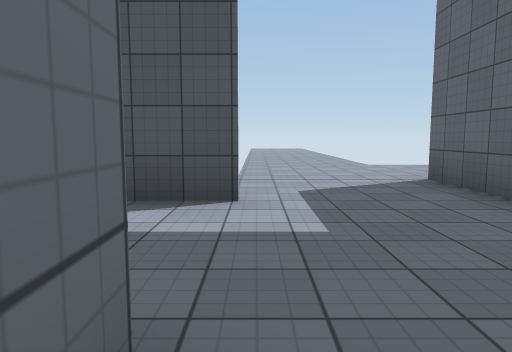
view 1 (above)

24 first-person views from a walk through a scene from a Unity 3-D project. The camera is 1.3 m above the floor, tilts 6° down and sees 70° across. The floor is counted in squares, 2 m on a side. Each view is taken from the middle of a square. On the plan, view 1 faces up. The plan holds only what a view shows up to about 11 squares ahead; the rest is blank. The place goes on beyond the plan. The player character is not drawn. Surface patterns are stand-ins for the level's own textures.

view 2
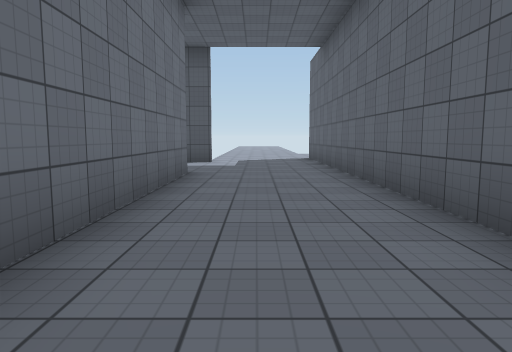

view 3
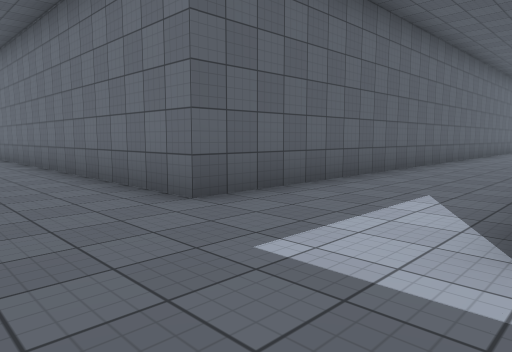

view 4
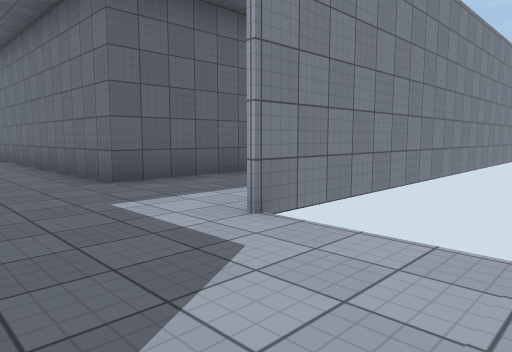

view 5
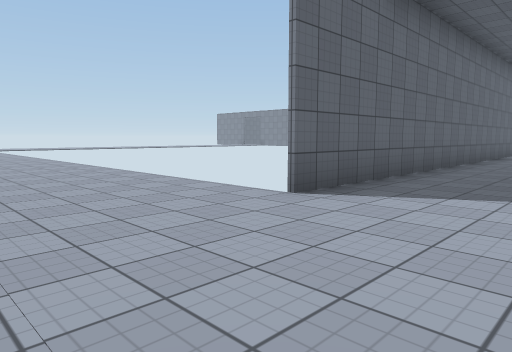

view 6
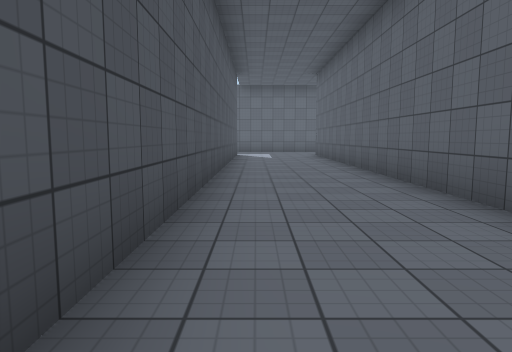

view 7
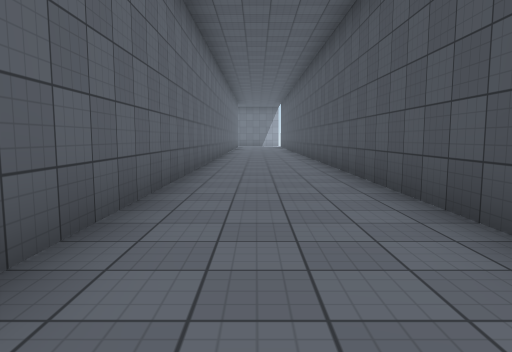

view 8
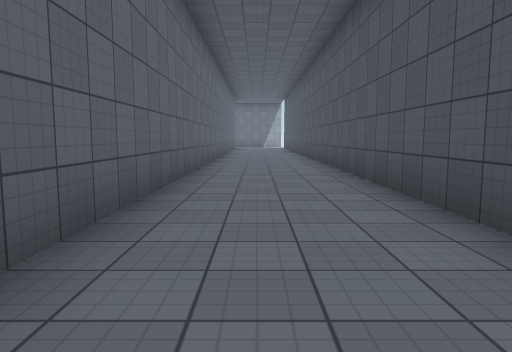

view 9
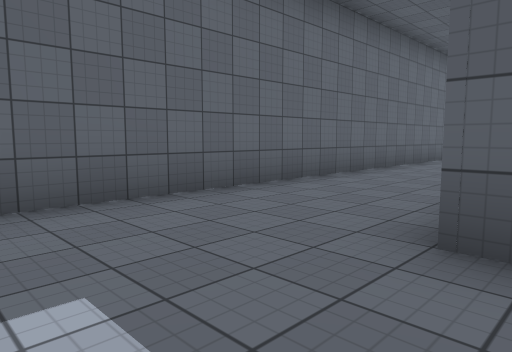

view 10
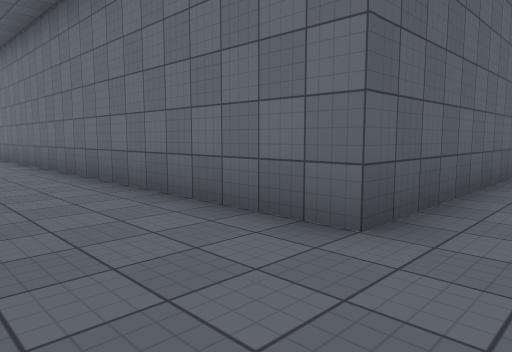

view 11
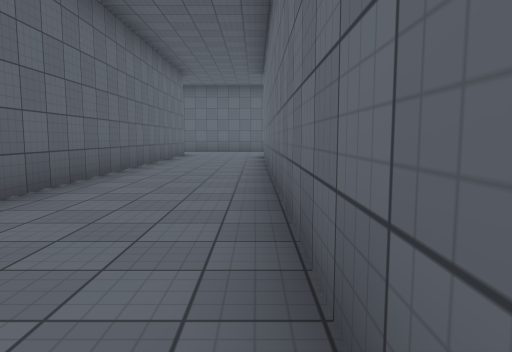

view 12
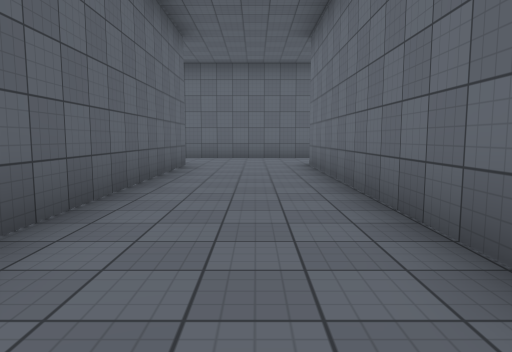

view 13
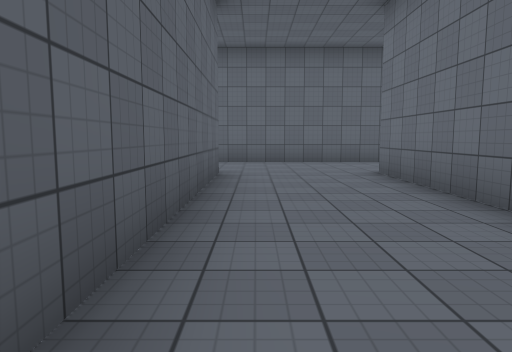

view 14
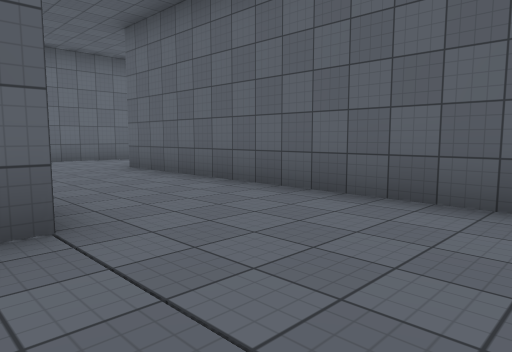

view 15
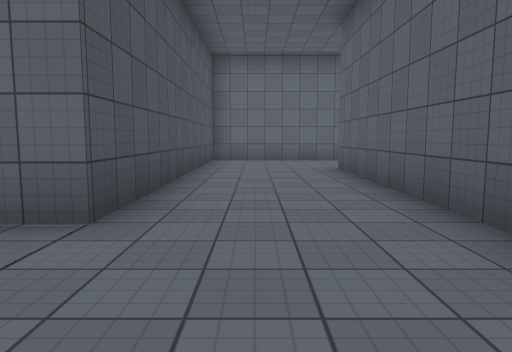

view 16
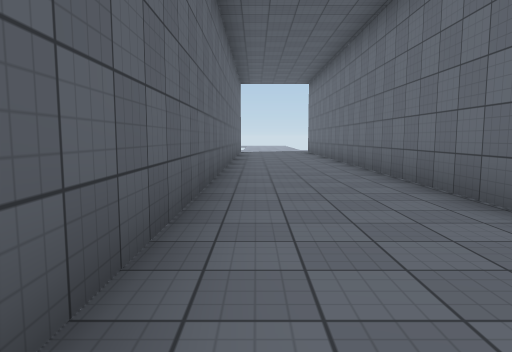

view 17
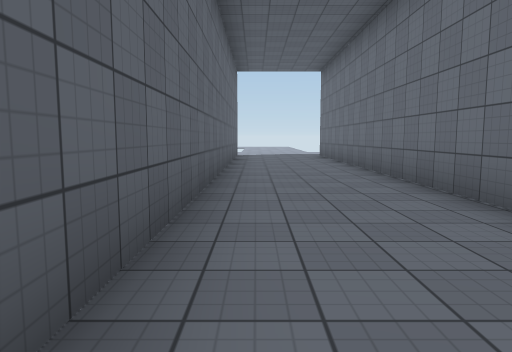

view 18
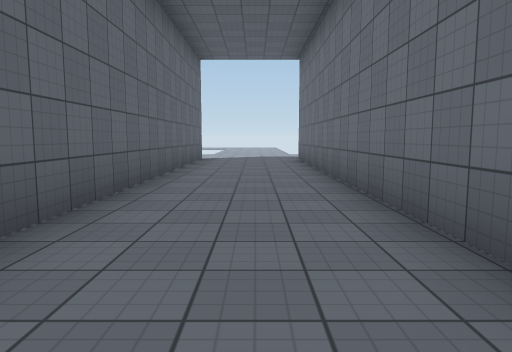

view 19
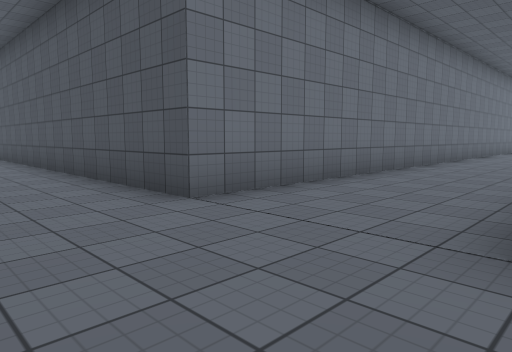

view 20
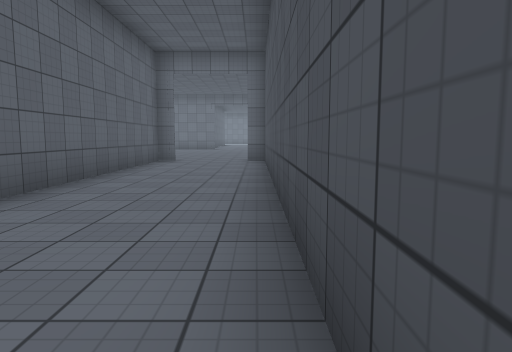

view 21
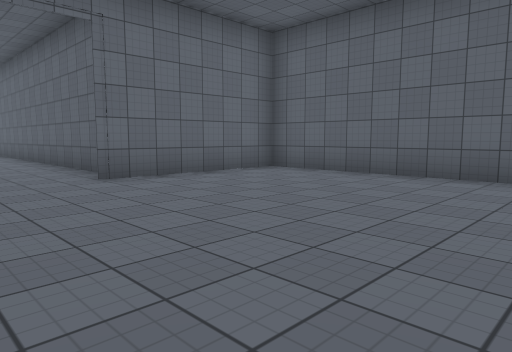

view 22
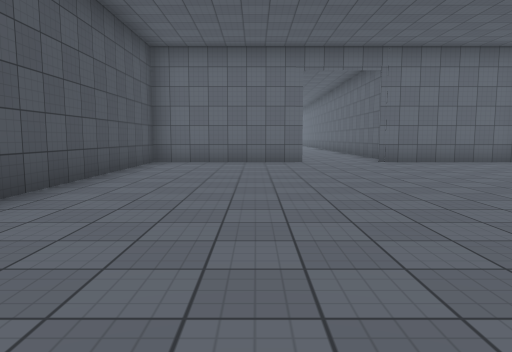

view 23
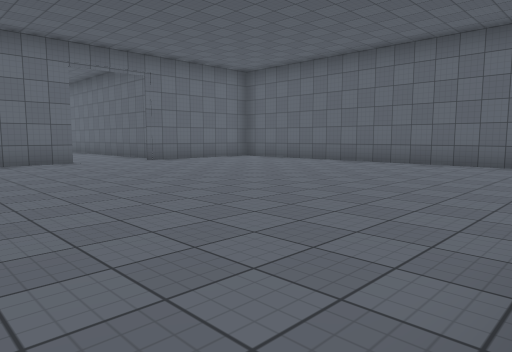

view 24
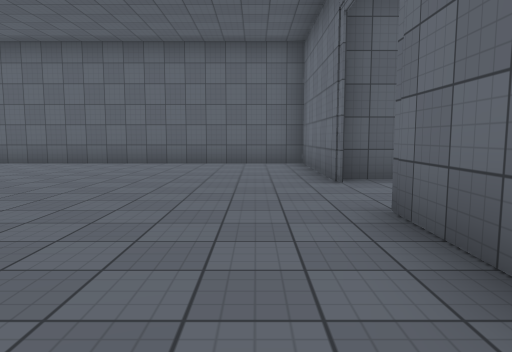

### Floor plan
Points are (right, up) in squares from view 1. A wall is a line through its corners. A room is listed if a view was taken in it or the views show most of it. See-through windows are left out.
Room 1 (views 1, 2, 3, 4, 5, 6, 7, 8, 9, 10, 11, 12, 13, 14, 15, 16, 17, 18, 19, 20)
walls: (-0.1, 3.7) (-1.4, 3.7); (-3, 3.7) (-23, 3.7); (-1.4, -20.7) (7.7, -20.7); (-10.4, 3.8) (-0.1, 3.8); (7.7, -21.2) (7.7, -31.5); (-10.5, -20.7) (-5, -20.7); (-22.9, 0.8) (-0.3, 0.8) (-0.3, -17.8) (-12.2, -17.8) (-12.2, -18.2); (10.7, -31.5) (10.7, -17.8) (2.7, -17.8) (2.7, 5.8)
ways out: opening at (-11.5, -19.5) to room 2
Room 2 (views 21, 22, 23, 24)
walls: (-12.2, -20.2) (-12.2, -20.7) (-10.5, -20.7); (-12.3, -18.2) (-12.3, -14.3) (-18.2, -14.3); (-22.2, -20.2) (-22.2, -24.2) (-12.3, -24.2) (-12.3, -20.2); (-22.2, -16.6) (-22.2, -18.2); (-23.3, -20.7) (-22.4, -20.7)
ways out: opening at (-11.5, -19.5) to room 1

Positions as (right, up) in squares from view 1, and headings:
1: (0, 0), facing up
2: (1, -6), facing up
3: (2, 4), facing down-left
4: (2, 6), facing down-left
5: (0, 9), facing down-right
6: (-14, 3), facing right
7: (-9, 2), facing left
8: (-12, 2), facing left
9: (-1, 3), facing down-right
10: (2, 2), facing down-left
11: (0, -4), facing down
12: (1, -9), facing down
13: (2, -11), facing down
14: (0, -17), facing down-right
15: (0, -19), facing right
16: (10, -18), facing down
17: (10, -21), facing down
18: (9, -23), facing down
19: (3, -20), facing up-left
20: (-2, -18), facing left
21: (-18, -18), facing down-right
22: (-22, -17), facing right
23: (-22, -15), facing down-right
24: (-21, -15), facing down
